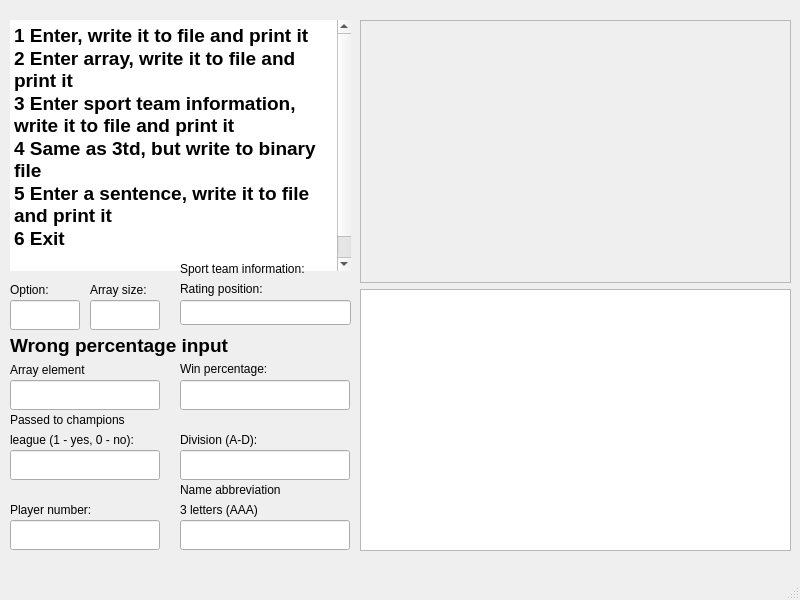
<?xml version="1.0" encoding="UTF-8"?>
<ui version="4.0">
 <class>MainWindow</class>
 <widget class="QMainWindow" name="MainWindow">
  <property name="geometry">
   <rect>
    <x>0</x>
    <y>0</y>
    <width>800</width>
    <height>600</height>
   </rect>
  </property>
  <property name="windowTitle">
   <string>MainWindow</string>
  </property>
  <widget class="QWidget" name="centralwidget">
   <widget class="QWidget" name="verticalLayoutWidget">
    <property name="geometry">
     <rect>
      <x>360</x>
      <y>20</y>
      <width>431</width>
      <height>531</height>
     </rect>
    </property>
    <layout class="QVBoxLayout" name="verticalLayout">
     <item>
      <widget class="QPlainTextEdit" name="plainTextEdit">
       <property name="enabled">
        <bool>false</bool>
       </property>
      </widget>
     </item>
     <item>
      <widget class="QPlainTextEdit" name="outputPlainTextEdit">
       <property name="enabled">
        <bool>true</bool>
       </property>
       <property name="readOnly">
        <bool>true</bool>
       </property>
      </widget>
     </item>
    </layout>
   </widget>
   <widget class="QLineEdit" name="optionLineEdit">
    <property name="geometry">
     <rect>
      <x>10</x>
      <y>300</y>
      <width>70</width>
      <height>30</height>
     </rect>
    </property>
   </widget>
   <widget class="QLabel" name="optionLabel">
    <property name="geometry">
     <rect>
      <x>10</x>
      <y>280</y>
      <width>70</width>
      <height>20</height>
     </rect>
    </property>
    <property name="text">
     <string>Option:</string>
    </property>
   </widget>
   <widget class="QPlainTextEdit" name="optionsPlainTextEdit">
    <property name="enabled">
     <bool>true</bool>
    </property>
    <property name="geometry">
     <rect>
      <x>10</x>
      <y>20</y>
      <width>341</width>
      <height>251</height>
     </rect>
    </property>
    <property name="font">
     <font>
      <pointsize>14</pointsize>
      <bold>true</bold>
     </font>
    </property>
    <property name="frameShape">
     <enum>QFrame::NoFrame</enum>
    </property>
    <property name="readOnly">
     <bool>true</bool>
    </property>
    <property name="plainText">
     <string>1 Enter, write it to file and print it
2 Enter array, write it to file and print it
3 Enter sport team information, write it to file and print it
4 Same as 3td, but write to binary file
5 Enter a sentence, write it to file and print it
6 Exit
</string>
    </property>
    <property name="overwriteMode">
     <bool>false</bool>
    </property>
   </widget>
   <widget class="QLabel" name="arraySizeLabel">
    <property name="geometry">
     <rect>
      <x>90</x>
      <y>280</y>
      <width>70</width>
      <height>20</height>
     </rect>
    </property>
    <property name="text">
     <string>Array size:</string>
    </property>
   </widget>
   <widget class="QLineEdit" name="arraySizeLineEdit">
    <property name="geometry">
     <rect>
      <x>90</x>
      <y>300</y>
      <width>70</width>
      <height>30</height>
     </rect>
    </property>
   </widget>
   <widget class="QLineEdit" name="arrayElementLineEdit">
    <property name="geometry">
     <rect>
      <x>10</x>
      <y>380</y>
      <width>150</width>
      <height>30</height>
     </rect>
    </property>
   </widget>
   <widget class="QLabel" name="arrayElementLabel">
    <property name="geometry">
     <rect>
      <x>10</x>
      <y>360</y>
      <width>150</width>
      <height>20</height>
     </rect>
    </property>
    <property name="text">
     <string>Array element</string>
    </property>
   </widget>
   <widget class="QLabel" name="sportTeamInfoLabel">
    <property name="geometry">
     <rect>
      <x>180</x>
      <y>260</y>
      <width>171</width>
      <height>17</height>
     </rect>
    </property>
    <property name="text">
     <string>Sport team information:</string>
    </property>
   </widget>
   <widget class="QLineEdit" name="ratingPosLineEdit">
    <property name="geometry">
     <rect>
      <x>180</x>
      <y>300</y>
      <width>171</width>
      <height>25</height>
     </rect>
    </property>
   </widget>
   <widget class="QLabel" name="ratingPositionLabel">
    <property name="geometry">
     <rect>
      <x>180</x>
      <y>280</y>
      <width>171</width>
      <height>17</height>
     </rect>
    </property>
    <property name="text">
     <string>Rating position:</string>
    </property>
   </widget>
   <widget class="QLabel" name="winPercentageLabel">
    <property name="geometry">
     <rect>
      <x>180</x>
      <y>360</y>
      <width>171</width>
      <height>17</height>
     </rect>
    </property>
    <property name="text">
     <string>Win percentage:</string>
    </property>
   </widget>
   <widget class="QLineEdit" name="winPercentageLineEdit">
    <property name="geometry">
     <rect>
      <x>180</x>
      <y>380</y>
      <width>170</width>
      <height>30</height>
     </rect>
    </property>
   </widget>
   <widget class="QLabel" name="divisionLabel">
    <property name="geometry">
     <rect>
      <x>180</x>
      <y>430</y>
      <width>170</width>
      <height>20</height>
     </rect>
    </property>
    <property name="text">
     <string>Division (A-D):</string>
    </property>
   </widget>
   <widget class="QLineEdit" name="divisionLineEdit">
    <property name="geometry">
     <rect>
      <x>180</x>
      <y>450</y>
      <width>170</width>
      <height>30</height>
     </rect>
    </property>
   </widget>
   <widget class="QLineEdit" name="passedToChampionsLeagueLineEdit">
    <property name="geometry">
     <rect>
      <x>10</x>
      <y>450</y>
      <width>150</width>
      <height>30</height>
     </rect>
    </property>
   </widget>
   <widget class="QLabel" name="passedToChampionsLeagueLabel">
    <property name="geometry">
     <rect>
      <x>10</x>
      <y>410</y>
      <width>150</width>
      <height>20</height>
     </rect>
    </property>
    <property name="text">
     <string>Passed to champions</string>
    </property>
   </widget>
   <widget class="QLabel" name="passedToChampionsLeagueLabel_2">
    <property name="geometry">
     <rect>
      <x>10</x>
      <y>430</y>
      <width>150</width>
      <height>20</height>
     </rect>
    </property>
    <property name="text">
     <string>league (1 - yes, 0 - no):</string>
    </property>
   </widget>
   <widget class="QLabel" name="nameAbbreviationLabel">
    <property name="geometry">
     <rect>
      <x>180</x>
      <y>480</y>
      <width>170</width>
      <height>20</height>
     </rect>
    </property>
    <property name="text">
     <string>Name abbreviation</string>
    </property>
   </widget>
   <widget class="QLabel" name="nameAbbreviationLabel_2">
    <property name="geometry">
     <rect>
      <x>180</x>
      <y>500</y>
      <width>170</width>
      <height>20</height>
     </rect>
    </property>
    <property name="text">
     <string>3 letters (AAA)</string>
    </property>
   </widget>
   <widget class="QLineEdit" name="nameAbbreviationLineEdit">
    <property name="geometry">
     <rect>
      <x>180</x>
      <y>520</y>
      <width>170</width>
      <height>30</height>
     </rect>
    </property>
   </widget>
   <widget class="QLabel" name="playerNumberLabel">
    <property name="geometry">
     <rect>
      <x>10</x>
      <y>500</y>
      <width>150</width>
      <height>20</height>
     </rect>
    </property>
    <property name="text">
     <string>Player number:</string>
    </property>
   </widget>
   <widget class="QLineEdit" name="playerNumberLineEdit">
    <property name="geometry">
     <rect>
      <x>10</x>
      <y>520</y>
      <width>150</width>
      <height>30</height>
     </rect>
    </property>
   </widget>
   <widget class="QLabel" name="winPercentageLimitLabel">
    <property name="geometry">
     <rect>
      <x>10</x>
      <y>330</y>
      <width>340</width>
      <height>30</height>
     </rect>
    </property>
    <property name="font">
     <font>
      <pointsize>14</pointsize>
      <bold>true</bold>
     </font>
    </property>
    <property name="text">
     <string>Wrong percentage input</string>
    </property>
   </widget>
  </widget>
  <widget class="QMenuBar" name="menubar">
   <property name="geometry">
    <rect>
     <x>0</x>
     <y>0</y>
     <width>800</width>
     <height>22</height>
    </rect>
   </property>
  </widget>
  <widget class="QStatusBar" name="statusbar"/>
 </widget>
 <resources/>
 <connections/>
</ui>
